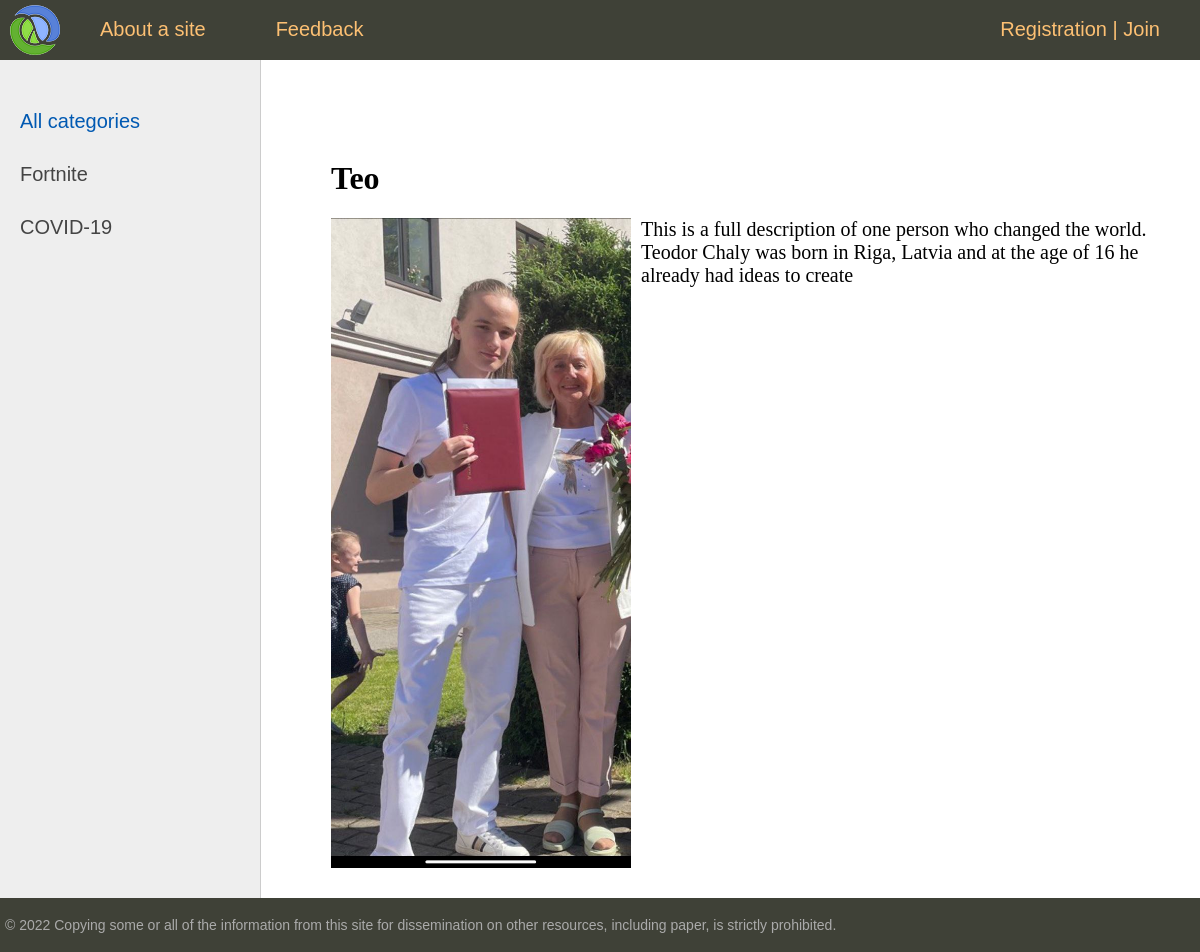
The page /post/teo/ on the database its author committed.
### blog/models.py (models this page shows, shortened)
class Category(models.Model):
    name = models.CharField(max_length=100, db_index=True)
    slug = models.SlugField(max_length=255, unique=True, db_index=True, verbose_name="URL")

class News(models.Model):
    title = models.CharField(max_length=255)
    slug = models.SlugField(max_length=255, unique=True, db_index=True, verbose_name="URL")
    content = models.TextField(blank=True)
    photo = models.ImageField(upload_to="photos/%Y/%m/%d/")
    time_create = models.DateTimeField(auto_now_add=True)
    time_update = models.DateTimeField(auto_now=True)
    is_published = models.BooleanField(default=True)
    cat = models.ForeignKey('Category', on_delete=models.PROTECT)
    class Meta:
        verbose_name = "Breaking new" # ! Changes in admin panel (name)
        verbose_name_plural = "Breaking news"  # ! Changes in admin panel (name)
        ordering = ["id"]

### blog/views.py (the view)
# urls.py: path('post/<slug:post_slug>/', ShowPost.as_view(), name = 'post'),
class ShowPost(DataMixin,DetailView):
    model = News
    template_name = 'blog/post.html'
    slug_url_kwarg = 'post_slug'
    context_object_name = 'post'
    def get_context_data(self, *, object_list=None, **kwargs):
        context = super().get_context_data(**kwargs)
        c_def = self.get_user_context(title="Add blog")
        return dict(list(context.items()) + list(c_def.items()))

### blog/templatetags/blog_tags.py (called while the page is built)
@register.inclusion_tag("blog/list_categories.html")
def show_categories(sort=None, cat_selected=0):
    if not sort:
        cats = Category.objects.all()
    else:
        cats = Category.objects.order_by(sort)
    return {"cats": cats, "cat_selected": cat_selected}

### blog/utils.py (called while the page is built)
    def get_user_context(self, **kwargs):
        context = kwargs
        cats = cache.get('cats')
        if not cats:
            cats = Category.objects.annotate(Count('news'))
            cache.set('cats', cats, 60)
        user_menu = menu.copy()
        if not self.request.user.is_authenticated:
            user_menu.pop(1)
        context['menu'] = user_menu
        context['cats'] = cats
        if 'cat_selected' not in context:
            context['cat_selected'] = 0
        return context

### blog/templates/blog/post.html
{% extends 'blog/base.html' %}
{% block content %}
<h1>{{post.title}}</h1>
{% if post.photo %}
<p><img class="img-article-left" src="{{post.photo.url}}"></p>
{% endif %}
{{post.content|linebreaks}}
{% endblock %}

### blog/templates/blog/list_categories.html
	{% for c in cats %}
		{% if c.pk == cat_selected %}
			<li class="selected">{{c.name}}</li>
		{% else %}
			<li><a href="{{ p.get_absolute_url }}">{{c.name}}</a></li>
		{% endif %}
	{% endfor %}

### blog/static/blog/css/styles.css (style rules this page uses)
html, body { font-family: 'Arial'; margin: 0; padding: 0; height: 100%; width: 100%; color: #444; }
a { color: #0059b2; text-decoration: none; }
img { max-width: 600px; height: auto; }
img.img-article-left { max-width: 300px; height: auto; float: left; padding: 0 10px 10px 0; }
.left-chapters ul li { margin: 30px 0 0 0; color: #999; }
.left-chapters ul li a { color: #444; text-decoration: none; }
.content-text h1 { font-size: 32px; }

### rows shown on the page
Category: name "Fortnite"
Category: name "COVID-19"
News: title "Teo", photo (picture), content "This is a full description of one person who changed the world. Teodor Chaly was born in Riga, Latvia and at the age of 16 he already had ideas to create"

### other values the page prints
{{ m.title }} "About a site" "Feedback"
